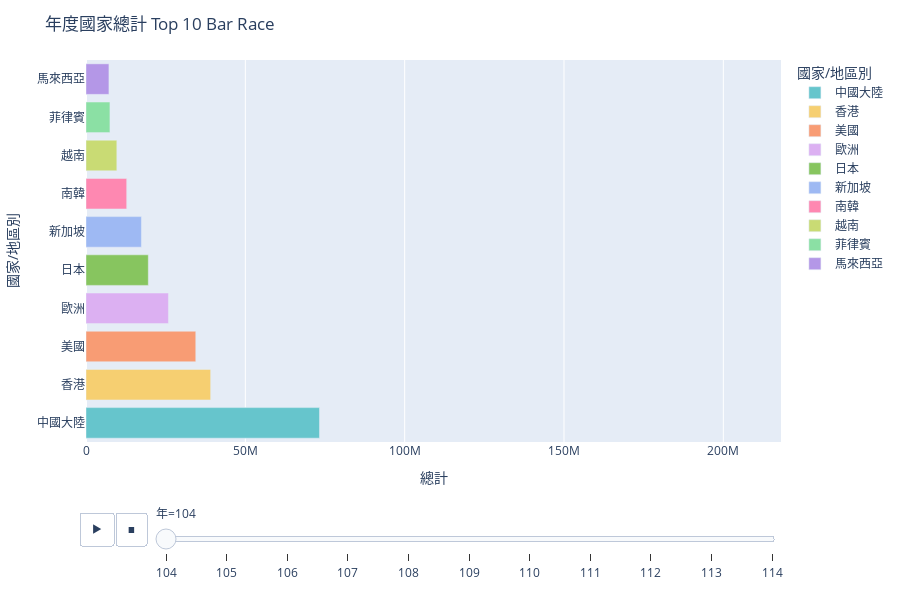

Notebook cell for this chart:
### Code cell
import pandas as pd
import plotly.express as px

# Settings
topN = 10
CLstr = "國家/地區別"
colName = "總計"

# 1️⃣ Aggregate by year per country
df_yearly = df.groupby(['年', CLstr], as_index=False)[colName].sum()

# 2️⃣ Rank Top N per year
df_yearly['rank'] = df_yearly.groupby('年')[colName].rank(method='first', ascending=False)
df_topN = df_yearly[df_yearly['rank'] <= topN].copy()

# 3️⃣ Sort for plotting
df_topN = df_topN.sort_values(['年', colName], ascending=[True, False])
df_topN["年"] = df_topN["年"].astype(str)  # make sure frame names are string

# 4️⃣ Create figure
fig = px.bar(
    df_topN,
    x=colName,
    y=CLstr,
    color=CLstr,
    orientation='h',
    animation_frame="年",
    animation_group=CLstr,
    color_discrete_sequence=px.colors.qualitative.Pastel,
    width=900,
    height=600,
    range_x=[0, df_topN[colName].max() * 1.1],  # dynamic x-axis max
)

# 5️⃣ Update each frame for dynamic y-axis ordering and text labels
for frame in fig.frames:
    year_data = df_topN[df_topN["年"] == frame.name].sort_values(colName, ascending=True)
    
    # Update y-axis order
    frame.layout.yaxis = dict(
        categoryorder="array",
        categoryarray=year_data[CLstr].tolist()#,
        #autorange='reversed'  # top bar at top
    )
    
    
# 6️⃣ Layout
fig.update_layout(
    title=f"年度國家總計 Top {topN} Bar Race",
    xaxis_title=colName,
    yaxis_title=CLstr,
)

fig.update_layout(
    yaxis=dict(
        categoryorder="array",
        categoryarray=[]#,
        #autorange='reversed'  # <-- this flips the bars so top bar is at top
    )
)

# 7️⃣ Slow down animation
fig.layout.updatemenus[0].buttons[0].args[1]['frame']['duration'] = 2500  # 2.5 sec per frame

# 8️⃣ Show figure
fig.show()

### Figure 1 — Plotly figure (JSON) as saved in the notebook; plotly's stock layout.template omitted (floating-point values rounded to 4 significant figures)
{"data": [{"hovertemplate": "國家/地區別=%{y}<br>年=104<br>總計=%{x}<extra></extra>", "ids": ["中國大陸"], "legendgroup": "中國大陸", "marker": {"color": "rgb(102, 197, 204)", "pattern": {"shape": ""}}, "name": "中國大陸", "orientation": "h", "showlegend": true, "textposition": "auto", "type": "bar", "x": [73270118], "xaxis": "x", "y": ["中國大陸"], "yaxis": "y"}, {"hovertemplate": "國家/地區別=%{y}<br>年=104<br>總計=%{x}<extra></extra>", "ids": ["香港"], "legendgroup": "香港", "marker": {"color": "rgb(246, 207, 113)", "pattern": {"shape": ""}}, "name": "香港", "orientation": "h", "showlegend": true, "textposition": "auto", "type": "bar", "x": [39116308], "xaxis": "x", "y": ["香港"], "yaxis": "y"}, {"hovertemplate": "國家/地區別=%{y}<br>年=104<br>總計=%{x}<extra></extra>", "ids": ["美國"], "legendgroup": "美國", "marker": {"color": "rgb(248, 156, 116)", "pattern": {"shape": ""}}, "name": "美國", "orientation": "h", "showlegend": true, "textposition": "auto", "type": "bar", "x": [34448479], "xaxis": "x", "y": ["美國"], "yaxis": "y"}, {"hovertemplate": "國家/地區別=%{y}<br>年=104<br>總計=%{x}<extra></extra>", "ids": ["歐洲"], "legendgroup": "歐洲", "marker": {"color": "rgb(220, 176, 242)", "pattern": {"shape": ""}}, "name": "歐洲", "orientation": "h", "showlegend": true, "textposition": "auto", "type": "bar", "x": [25869495], "xaxis": "x", "y": ["歐洲"], "yaxis": "y"}, {"hovertemplate": "國家/地區別=%{y}<br>年=104<br>總計=%{x}<extra></extra>", "ids": ["日本"], "legendgroup": "日本", "marker": {"color": "rgb(135, 197, 95)", "pattern": {"shape": ""}}, "name": "日本", "orientation": "h", "showlegend": true, "textposition": "auto", "type": "bar", "x": [19556522], "xaxis": "x", "y": ["日本"], "yaxis": "y"}, {"hovertemplate": "國家/地區別=%{y}<br>年=104<br>總計=%{x}<extra></extra>", "ids": ["新加坡"], "legendgroup": "新加坡", "marker": {"color": "rgb(158, 185, 243)", "pattern": {"shape": ""}}, "name": "新加坡", "orientation": "h", "showlegend": true, "textposition": "auto", "type": "bar", "x": [17396074], "xaxis": "x", "y": ["新加坡"], "yaxis": "y"}, {"hovertemplate": "國家/地區別=%{y}<br>年=104<br>總計=%{x}<extra></extra>", "ids": ["南韓"], "legendgroup": "南韓", "marker": {"color": "rgb(254, 136, 177)", "pattern": {"shape": ""}}, "name": "南韓", "orientation": "h", "showlegend": true, "textposition": "auto", "type": "bar", "x": [12772060], "xaxis": "x", "y": ["南韓"], "yaxis": "y"}, {"hovertemplate": "國家/地區別=%{y}<br>年=104<br>總計=%{x}<extra></extra>", "ids": ["越南"], "legendgroup": "越南", "marker": {"color": "rgb(201, 219, 116)", "pattern": {"shape": ""}}, "name": "越南", "orientation": "h", "showlegend": true, "textposition": "auto", "type": "bar", "x": [9675233], "xaxis": "x", "y": ["越南"], "yaxis": "y"}, {"hovertemplate": "國家/地區別=%{y}<br>年=104<br>總計=%{x}<extra></extra>", "ids": ["菲律賓"], "legendgroup": "菲律賓", "marker": {"color": "rgb(139, 224, 164)", "pattern": {"shape": ""}}, "name": "菲律賓", "orientation": "h", "showlegend": true, "textposition": "auto", "type": "bar", "x": [7513737], "xaxis": "x", "y": ["菲律賓"], "yaxis": "y"}, {"hovertemplate": "國家/地區別=%{y}<br>年=104<br>總計=%{x}<extra></extra>", "ids": ["馬來西亞"], "legendgroup": "馬來西亞", "marker": {"color": "rgb(180, 151, 231)", "pattern": {"shape": ""}}, "name": "馬來西亞", "orientation": "h", "showlegend": true, "textposition": "auto", "type": "bar", "x": [7196851], "xaxis": "x", "y": ["馬來西亞"], "yaxis": "y"}], "layout": {"barmode": "relative", "height": 600, "legend": {"title": {"text": "國家/地區別"}, "tracegroupgap": 0}, "margin": {"t": 60}, "sliders": [{"active": 0, "currentvalue": {"prefix": "年="}, "len": 0.9, "pad": {"b": 10, "t": 60}, "steps": [{"args": [["104"], {"frame": {"duration": 0, "redraw": true}, "fromcurrent": true, "mode": "immediate", "transition": {"duration": 0, "easing": "linear"}}], "label": "104", "method": "animate"}, {"args": [["105"], {"frame": {"duration": 0, "redraw": true}, "fromcurrent": true, "mode": "immediate", "transition": {"duration": 0, "easing": "linear"}}], "label": "105", "method": "animate"}, {"args": [["106"], {"frame": {"duration": 0, "redraw": true}, "fromcurrent": true, "mode": "immediate", "transition": {"duration": 0, "easing": "linear"}}], "label": "106", "method": "animate"}, {"args": [["107"], {"frame": {"duration": 0, "redraw": true}, "fromcurrent": true, "mode": "immediate", "transition": {"duration": 0, "easing": "linear"}}], "label": "107", "method": "animate"}, {"args": [["108"], {"frame": {"duration": 0, "redraw": true}, "fromcurrent": true, "mode": "immediate", "transition": {"duration": 0, "easing": "linear"}}], "label": "108", "method": "animate"}, {"args": [["109"], {"frame": {"duration": 0, "redraw": true}, "fromcurrent": true, "mode": "immediate", "transition": {"duration": 0, "easing": "linear"}}], "label": "109", "method": "animate"}, {"args": [["110"], {"frame": {"duration": 0, "redraw": true}, "fromcurrent": true, "mode": "immediate", "transition": {"duration": 0, "easing": "linear"}}], "label": "110", "method": "animate"}, {"args": [["111"], {"frame": {"duration": 0, "redraw": true}, "fromcurrent": true, "mode": "immediate", "transition": {"duration": 0, "easing": "linear"}}], "label": "111", "method": "animate"}, {"args": [["112"], {"frame": {"duration": 0, "redraw": true}, "fromcurrent": true, "mode": "immediate", "transition": {"duration": 0, "easing": "linear"}}], "label": "112", "method": "animate"}, {"args": [["113"], {"frame": {"duration": 0, "redraw": true}, "fromcurrent": true, "mode": "immediate", "transition": {"duration": 0, "easing": "linear"}}], "label": "113", "method": "animate"}, {"args": [["114"], {"frame": {"duration": 0, "redraw": true}, "fromcurrent": true, "mode": "immediate", "transition": {"duration": 0, "easing": "linear"}}], "label": "114", "method": "animate"}], "x": 0.1, "xanchor": "left", "y": 0, "yanchor": "top"}], "title": {"text": "年度國家總計 Top 10 Bar Race"}, "updatemenus": [{"buttons": [{"args": [null, {"frame": {"duration": 2500, "redraw": true}, "fromcurrent": true, "mode": "immediate", "transition": {"duration": 500, "easing": "linear"}}], "label": "&#9654;", "method": "animate"}, {"args": [[null], {"frame": {"duration": 0, "redraw": true}, "fromcurrent": true, "mode": "immediate", "transition": {"duration": 0, "easing": "linear"}}], "label": "&#9724;", "method": "animate"}], "direction": "left", "pad": {"r": 10, "t": 70}, "showactive": false, "type": "buttons", "x": 0.1, "xanchor": "right", "y": 0, "yanchor": "top"}], "width": 900, "xaxis": {"anchor": "y", "domain": [0, 1], "range": [0, 218100000.0], "title": {"text": "總計"}}, "yaxis": {"anchor": "x", "categoryarray": [], "categoryorder": "array", "domain": [0, 1], "title": {"text": "國家/地區別"}}}}
